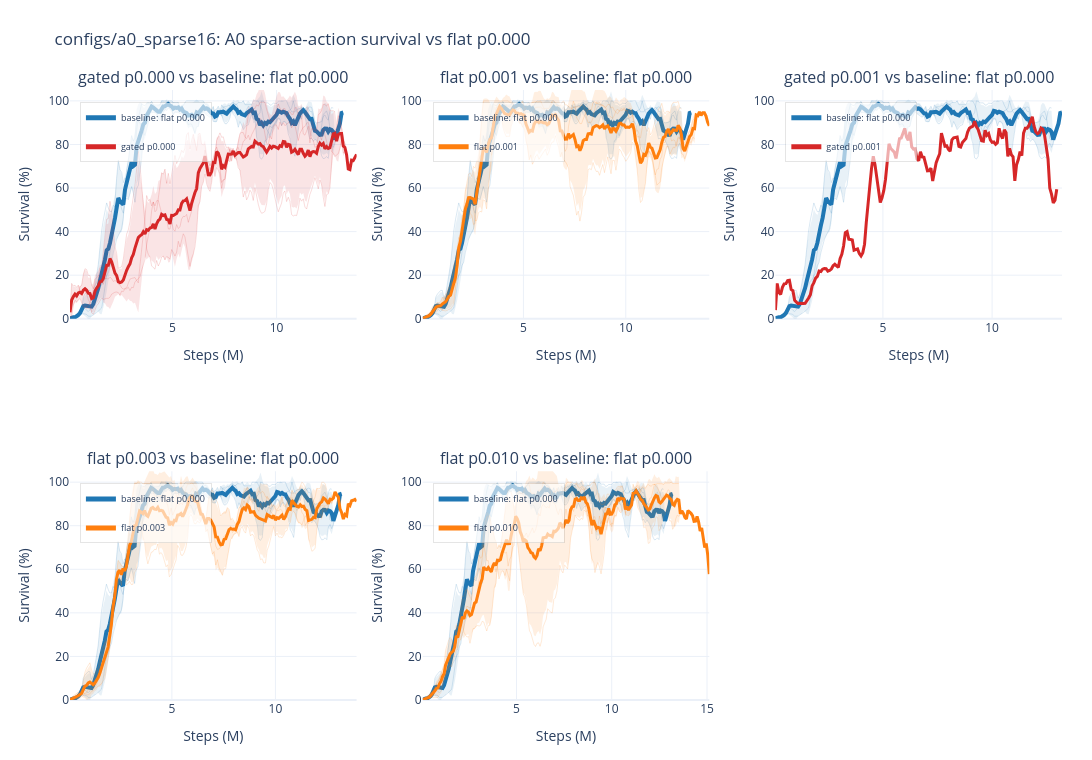

Notebook source saved alongside this figure:
### Markdown cell above
Assuming baseline = `a0_sparse16_flat_p000`.

| Run family | Displayed name | Intervention gate | Intervention penalty | Gate eval mode | Difference vs `a0_sparse16_flat_p000` |
|---|---|---|---:|---|---|
| `a0_sparse16_flat_p000` | flat p0.000 | `false` | `0.000` | `-` | Baseline: flat action setup with no intervention penalty and no gate |
| `a0_sparse16_flat_p001` | flat p0.001 | `false` | `0.001` | `-` | Flat with small action/intervention penalty |
| `a0_sparse16_flat_p003` | flat p0.003 | `false` | `0.003` | `-` | Flat with medium action/intervention penalty |
| `a0_sparse16_flat_p010` | flat p0.010 | `false` | `0.010` | `-` | Flat with large action/intervention penalty |
| `a0_sparse16_gated_p000` | gated p0.000 | `true` | `0.000` | `final_action_map` | Adds intervention gate without intervention penalty |
| `a0_sparse16_gated_p001` | gated p0.001 | `true` | `0.001` | `final_action_map` | Adds intervention gate plus small intervention penalty |
| `a0_sparse16_gated_p003` | gated p0.003 | `true` | `0.003` | `final_action_map` | Adds intervention gate plus medium intervention penalty |
| `a0_sparse16_gated_p010` | gated p0.010 | `true` | `0.010` | `final_action_map` | Adds intervention gate plus large intervention penalty |

Shared unless noted: MLP actor/critic, `[256,256,256]` / `[256,256,256]`, `norm_reward = true`, `init_do_nothing_prob = 0.0`, `entropy_coef = 0.01`, `total_timesteps = 20000000`, `eval_freq = 80000`.

### Code cell
a0_sparse16_result = wm.plot_a0_sparse16_survival()
a0_sparse16_result["fig"]

### Figure 1 — Plotly figure (JSON) as saved in the notebook; plotly's stock layout.template omitted (floating-point values rounded to 4 significant figures; data arrays with more than 128 entries replaced by an {"elided": "..."} marker saying what was removed)
{"data": [{"hovertemplate": "<b>a0_sparse16_flat_p000_s0</b><br>step: %{x:.2f}M<br>smoothed value: %{y:.3f}<extra></extra>", "legend": "legend", "legendgroup": "mean_subplot1:baseline: flat p0.000", "line": {"color": "#1f77b4", "dash": "solid", "width": 1}, "mode": "lines", "name": "baseline: flat p0.000 member", "opacity": 0.16, "showlegend": false, "type": "scatter", "x": {"elided": "161 float values"}, "xaxis": "x", "y": {"elided": "161 float values"}, "yaxis": "y"}, {"hovertemplate": "<b>a0_sparse16_flat_p000_s1</b><br>step: %{x:.2f}M<br>smoothed value: %{y:.3f}<extra></extra>", "legend": "legend", "legendgroup": "mean_subplot1:baseline: flat p0.000", "line": {"color": "#1f77b4", "dash": "solid", "width": 1}, "mode": "lines", "name": "baseline: flat p0.000 member", "opacity": 0.16, "showlegend": false, "type": "scatter", "x": {"elided": "159 float values"}, "xaxis": "x", "y": {"elided": "159 float values"}, "yaxis": "y"}, {"hovertemplate": "<b>a0_sparse16_flat_p000_s2</b><br>step: %{x:.2f}M<br>smoothed value: %{y:.3f}<extra></extra>", "legend": "legend", "legendgroup": "mean_subplot1:baseline: flat p0.000", "line": {"color": "#1f77b4", "dash": "solid", "width": 1}, "mode": "lines", "name": "baseline: flat p0.000 member", "opacity": 0.16, "showlegend": false, "type": "scatter", "x": {"elided": "165 float values"}, "xaxis": "x", "y": {"elided": "165 float values"}, "yaxis": "y"}, {"fill": "toself", "fillcolor": "rgba(31,119,180,0.1)", "hoverinfo": "skip", "legend": "legend", "legendgroup": "mean_subplot1:baseline: flat p0.000", "line": {"color": "rgba(0,0,0,0)", "width": 0}, "mode": "lines", "name": "baseline: flat p0.000 std", "showlegend": false, "type": "scatter", "x": {"elided": "330 float values"}, "xaxis": "x", "y": {"elided": "330 float values"}, "yaxis": "y"}, {"customdata": {"elided": "165 int values"}, "hovertemplate": "<b>baseline: flat p0.000</b><br>metric: test/charts/episodic_survival<br>runs at step: %{customdata}<br>step: %{x:.2f}M<br>mean of smoothed seeds: %{y:.3f}<extra></extra>", "legend": "legend", "legendgroup": "mean_subplot1:baseline: flat p0.000", "line": {"color": "#1f77b4", "dash": "solid", "width": 4}, "mode": "lines", "name": "baseline: flat p0.000", "opacity": 1, "showlegend": true, "type": "scatter", "x": {"elided": "165 float values"}, "xaxis": "x", "y": {"elided": "165 float values"}, "yaxis": "y"}, {"hovertemplate": "<b>a0_sparse16_gated_p000_s0</b><br>step: %{x:.2f}M<br>smoothed value: %{y:.3f}<extra></extra>", "legend": "legend", "legendgroup": "mean_subplot1:gated p0.000", "line": {"color": "#d62728", "dash": "solid", "width": 1}, "mode": "lines", "name": "gated p0.000 member", "opacity": 0.16, "showlegend": false, "type": "scatter", "x": {"elided": "167 float values"}, "xaxis": "x", "y": {"elided": "167 float values"}, "yaxis": "y"}, {"hovertemplate": "<b>a0_sparse16_gated_p000_s1</b><br>step: %{x:.2f}M<br>smoothed value: %{y:.3f}<extra></extra>", "legend": "legend", "legendgroup": "mean_subplot1:gated p0.000", "line": {"color": "#d62728", "dash": "solid", "width": 1}, "mode": "lines", "name": "gated p0.000 member", "opacity": 0.16, "showlegend": false, "type": "scatter", "x": {"elided": "173 float values"}, "xaxis": "x", "y": {"elided": "173 float values"}, "yaxis": "y"}, {"hovertemplate": "<b>a0_sparse16_gated_p000_s2</b><br>step: %{x:.2f}M<br>smoothed value: %{y:.3f}<extra></extra>", "legend": "legend", "legendgroup": "mean_subplot1:gated p0.000", "line": {"color": "#d62728", "dash": "solid", "width": 1}, "mode": "lines", "name": "gated p0.000 member", "opacity": 0.16, "showlegend": false, "type": "scatter", "x": {"elided": "160 float values"}, "xaxis": "x", "y": {"elided": "160 float values"}, "yaxis": "y"}, {"fill": "toself", "fillcolor": "rgba(214,39,40,0.12)", "hoverinfo": "skip", "legend": "legend", "legendgroup": "mean_subplot1:gated p0.000", "line": {"color": "rgba(0,0,0,0)", "width": 0}, "mode": "lines", "name": "gated p0.000 std", "showlegend": false, "type": "scatter", "x": {"elided": "346 float values"}, "xaxis": "x", "y": {"elided": "346 float values"}, "yaxis": "y"}, {"customdata": {"elided": "173 int values"}, "hovertemplate": "<b>gated p0.000</b><br>metric: test/charts/episodic_survival<br>runs at step: %{customdata}<br>step: %{x:.2f}M<br>mean of smoothed seeds: %{y:.3f}<extra></extra>", "legend": "legend", "legendgroup": "mean_subplot1:gated p0.000", "line": {"color": "#d62728", "dash": "solid", "width": 3}, "mode": "lines", "name": "gated p0.000", "opacity": 1, "showlegend": true, "type": "scatter", "x": {"elided": "173 float values"}, "xaxis": "x", "y": {"elided": "173 float values"}, "yaxis": "y"}, {"hovertemplate": "<b>a0_sparse16_flat_p000_s0</b><br>step: %{x:.2f}M<br>smoothed value: %{y:.3f}<extra></extra>", "legend": "legend2", "legendgroup": "mean_subplot2:baseline: flat p0.000", "line": {"color": "#1f77b4", "dash": "solid", "width": 1}, "mode": "lines", "name": "baseline: flat p0.000 member", "opacity": 0.16, "showlegend": false, "type": "scatter", "x": {"elided": "161 float values"}, "xaxis": "x2", "y": {"elided": "161 float values"}, "yaxis": "y2"}, {"hovertemplate": "<b>a0_sparse16_flat_p000_s1</b><br>step: %{x:.2f}M<br>smoothed value: %{y:.3f}<extra></extra>", "legend": "legend2", "legendgroup": "mean_subplot2:baseline: flat p0.000", "line": {"color": "#1f77b4", "dash": "solid", "width": 1}, "mode": "lines", "name": "baseline: flat p0.000 member", "opacity": 0.16, "showlegend": false, "type": "scatter", "x": {"elided": "159 float values"}, "xaxis": "x2", "y": {"elided": "159 float values"}, "yaxis": "y2"}, {"hovertemplate": "<b>a0_sparse16_flat_p000_s2</b><br>step: %{x:.2f}M<br>smoothed value: %{y:.3f}<extra></extra>", "legend": "legend2", "legendgroup": "mean_subplot2:baseline: flat p0.000", "line": {"color": "#1f77b4", "dash": "solid", "width": 1}, "mode": "lines", "name": "baseline: flat p0.000 member", "opacity": 0.16, "showlegend": false, "type": "scatter", "x": {"elided": "165 float values"}, "xaxis": "x2", "y": {"elided": "165 float values"}, "yaxis": "y2"}, {"fill": "toself", "fillcolor": "rgba(31,119,180,0.1)", "hoverinfo": "skip", "legend": "legend2", "legendgroup": "mean_subplot2:baseline: flat p0.000", "line": {"color": "rgba(0,0,0,0)", "width": 0}, "mode": "lines", "name": "baseline: flat p0.000 std", "showlegend": false, "type": "scatter", "x": {"elided": "330 float values"}, "xaxis": "x2", "y": {"elided": "330 float values"}, "yaxis": "y2"}, {"customdata": {"elided": "165 int values"}, "hovertemplate": "<b>baseline: flat p0.000</b><br>metric: test/charts/episodic_survival<br>runs at step: %{customdata}<br>step: %{x:.2f}M<br>mean of smoothed seeds: %{y:.3f}<extra></extra>", "legend": "legend2", "legendgroup": "mean_subplot2:baseline: flat p0.000", "line": {"color": "#1f77b4", "dash": "solid", "width": 4}, "mode": "lines", "name": "baseline: flat p0.000", "opacity": 1, "showlegend": true, "type": "scatter", "x": {"elided": "165 float values"}, "xaxis": "x2", "y": {"elided": "165 float values"}, "yaxis": "y2"}, {"hovertemplate": "<b>a0_sparse16_flat_p001_s0</b><br>step: %{x:.2f}M<br>smoothed value: %{y:.3f}<extra></extra>", "legend": "legend2", "legendgroup": "mean_subplot2:flat p0.001", "line": {"color": "#ff7f0e", "dash": "solid", "width": 1}, "mode": "lines", "name": "flat p0.001 member", "opacity": 0.16, "showlegend": false, "type": "scatter", "x": {"elided": "159 float values"}, "xaxis": "x2", "y": {"elided": "159 float values"}, "yaxis": "y2"}, {"hovertemplate": "<b>a0_sparse16_flat_p001_s1</b><br>step: %{x:.2f}M<br>smoothed value: %{y:.3f}<extra></extra>", "legend": "legend2", "legendgroup": "mean_subplot2:flat p0.001", "line": {"color": "#ff7f0e", "dash": "solid", "width": 1}, "mode": "lines", "name": "flat p0.001 member", "opacity": 0.16, "showlegend": false, "type": "scatter", "x": {"elided": "167 float values"}, "xaxis": "x2", "y": {"elided": "167 float values"}, "yaxis": "y2"}, {"hovertemplate": "<b>a0_sparse16_flat_p001_s2</b><br>step: %{x:.2f}M<br>smoothed value: %{y:.3f}<extra></extra>", "legend": "legend2", "legendgroup": "mean_subplot2:flat p0.001", "line": {"color": "#ff7f0e", "dash": "solid", "width": 1}, "mode": "lines", "name": "flat p0.001 member", "opacity": 0.16, "showlegend": false, "type": "scatter", "x": {"elided": "176 float values"}, "xaxis": "x2", "y": {"elided": "176 float values"}, "yaxis": "y2"}, {"fill": "toself", "fillcolor": "rgba(255,127,14,0.12)", "hoverinfo": "skip", "legend": "legend2", "legendgroup": "mean_subplot2:flat p0.001", "line": {"color": "rgba(0,0,0,0)", "width": 0}, "mode": "lines", "name": "flat p0.001 std", "showlegend": false, "type": "scatter", "x": {"elided": "352 float values"}, "xaxis": "x2", "y": {"elided": "352 float values"}, "yaxis": "y2"}, {"customdata": {"elided": "176 int values"}, "hovertemplate": "<b>flat p0.001</b><br>metric: test/charts/episodic_survival<br>runs at step: %{customdata}<br>step: %{x:.2f}M<br>mean of smoothed seeds: %{y:.3f}<extra></extra>", "legend": "legend2", "legendgroup": "mean_subplot2:flat p0.001", "line": {"color": "#ff7f0e", "dash": "solid", "width": 3}, "mode": "lines", "name": "flat p0.001", "opacity": 1, "showlegend": true, "type": "scatter", "x": {"elided": "176 float values"}, "xaxis": "x2", "y": {"elided": "176 float values"}, "yaxis": "y2"}, {"hovertemplate": "<b>a0_sparse16_flat_p000_s0</b><br>step: %{x:.2f}M<br>smoothed value: %{y:.3f}<extra></extra>", "legend": "legend3", "legendgroup": "mean_subplot3:baseline: flat p0.000", "line": {"color": "#1f77b4", "dash": "solid", "width": 1}, "mode": "lines", "name": "baseline: flat p0.000 member", "opacity": 0.16, "showlegend": false, "type": "scatter", "x": {"elided": "161 float values"}, "xaxis": "x3", "y": {"elided": "161 float values"}, "yaxis": "y3"}, {"hovertemplate": "<b>a0_sparse16_flat_p000_s1</b><br>step: %{x:.2f}M<br>smoothed value: %{y:.3f}<extra></extra>", "legend": "legend3", "legendgroup": "mean_subplot3:baseline: flat p0.000", "line": {"color": "#1f77b4", "dash": "solid", "width": 1}, "mode": "lines", "name": "baseline: flat p0.000 member", "opacity": 0.16, "showlegend": false, "type": "scatter", "x": {"elided": "159 float values"}, "xaxis": "x3", "y": {"elided": "159 float values"}, "yaxis": "y3"}, {"hovertemplate": "<b>a0_sparse16_flat_p000_s2</b><br>step: %{x:.2f}M<br>smoothed value: %{y:.3f}<extra></extra>", "legend": "legend3", "legendgroup": "mean_subplot3:baseline: flat p0.000", "line": {"color": "#1f77b4", "dash": "solid", "width": 1}, "mode": "lines", "name": "baseline: flat p0.000 member", "opacity": 0.16, "showlegend": false, "type": "scatter", "x": {"elided": "165 float values"}, "xaxis": "x3", "y": {"elided": "165 float values"}, "yaxis": "y3"}, {"fill": "toself", "fillcolor": "rgba(31,119,180,0.1)", "hoverinfo": "skip", "legend": "legend3", "legendgroup": "mean_subplot3:baseline: flat p0.000", "line": {"color": "rgba(0,0,0,0)", "width": 0}, "mode": "lines", "name": "baseline: flat p0.000 std", "showlegend": false, "type": "scatter", "x": {"elided": "330 float values"}, "xaxis": "x3", "y": {"elided": "330 float values"}, "yaxis": "y3"}, {"customdata": {"elided": "165 int values"}, "hovertemplate": "<b>baseline: flat p0.000</b><br>metric: test/charts/episodic_survival<br>runs at step: %{customdata}<br>step: %{x:.2f}M<br>mean of smoothed seeds: %{y:.3f}<extra></extra>", "legend": "legend3", "legendgroup": "mean_subplot3:baseline: flat p0.000", "line": {"color": "#1f77b4", "dash": "solid", "width": 4}, "mode": "lines", "name": "baseline: flat p0.000", "opacity": 1, "showlegend": true, "type": "scatter", "x": {"elided": "165 float values"}, "xaxis": "x3", "y": {"elided": "165 float values"}, "yaxis": "y3"}, {"hovertemplate": "<b>a0_sparse16_gated_p001_s0</b><br>step: %{x:.2f}M<br>smoothed value: %{y:.3f}<extra></extra>", "legend": "legend3", "legendgroup": "mean_subplot3:gated p0.001", "line": {"color": "#d62728", "dash": "solid", "width": 1}, "mode": "lines", "name": "gated p0.001 member", "opacity": 0.16, "showlegend": false, "type": "scatter", "x": {"elided": "162 float values"}, "xaxis": "x3", "y": {"elided": "162 float values"}, "yaxis": "y3"}, {"customdata": {"elided": "162 int values"}, "hovertemplate": "<b>gated p0.001</b><br>metric: test/charts/episodic_survival<br>runs at step: %{customdata}<br>step: %{x:.2f}M<br>mean of smoothed seeds: %{y:.3f}<extra></extra>", "legend": "legend3", "legendgroup": "mean_subplot3:gated p0.001", "line": {"color": "#d62728", "dash": "solid", "width": 3}, "mode": "lines", "name": "gated p0.001", "opacity": 1, "showlegend": true, "type": "scatter", "x": {"elided": "162 float values"}, "xaxis": "x3", "y": {"elided": "162 float values"}, "yaxis": "y3"}, {"hovertemplate": "<b>a0_sparse16_flat_p000_s0</b><br>step: %{x:.2f}M<br>smoothed value: %{y:.3f}<extra></extra>", "legend": "legend4", "legendgroup": "mean_subplot4:baseline: flat p0.000", "line": {"color": "#1f77b4", "dash": "solid", "width": 1}, "mode": "lines", "name": "baseline: flat p0.000 member", "opacity": 0.16, "showlegend": false, "type": "scatter", "x": {"elided": "161 float values"}, "xaxis": "x4", "y": {"elided": "161 float values"}, "yaxis": "y4"}, {"hovertemplate": "<b>a0_sparse16_flat_p000_s1</b><br>step: %{x:.2f}M<br>smoothed value: %{y:.3f}<extra></extra>", "legend": "legend4", "legendgroup": "mean_subplot4:baseline: flat p0.000", "line": {"color": "#1f77b4", "dash": "solid", "width": 1}, "mode": "lines", "name": "baseline: flat p0.000 member", "opacity": 0.16, "showlegend": false, "type": "scatter", "x": {"elided": "159 float values"}, "xaxis": "x4", "y": {"elided": "159 float values"}, "yaxis": "y4"}, {"hovertemplate": "<b>a0_sparse16_flat_p000_s2</b><br>step: %{x:.2f}M<br>smoothed value: %{y:.3f}<extra></extra>", "legend": "legend4", "legendgroup": "mean_subplot4:baseline: flat p0.000", "line": {"color": "#1f77b4", "dash": "solid", "width": 1}, "mode": "lines", "name": "baseline: flat p0.000 member", "opacity": 0.16, "showlegend": false, "type": "scatter", "x": {"elided": "165 float values"}, "xaxis": "x4", "y": {"elided": "165 float values"}, "yaxis": "y4"}, {"fill": "toself", "fillcolor": "rgba(31,119,180,0.1)", "hoverinfo": "skip", "legend": "legend4", "legendgroup": "mean_subplot4:baseline: flat p0.000", "line": {"color": "rgba(0,0,0,0)", "width": 0}, "mode": "lines", "name": "baseline: flat p0.000 std", "showlegend": false, "type": "scatter", "x": {"elided": "330 float values"}, "xaxis": "x4", "y": {"elided": "330 float values"}, "yaxis": "y4"}, {"customdata": {"elided": "165 int values"}, "hovertemplate": "<b>baseline: flat p0.000</b><br>metric: test/charts/episodic_survival<br>runs at step: %{customdata}<br>step: %{x:.2f}M<br>mean of smoothed seeds: %{y:.3f}<extra></extra>", "legend": "legend4", "legendgroup": "mean_subplot4:baseline: flat p0.000", "line": {"color": "#1f77b4", "dash": "solid", "width": 4}, "mode": "lines", "name": "baseline: flat p0.000", "opacity": 1, "showlegend": true, "type": "scatter", "x": {"elided": "165 float values"}, "xaxis": "x4", "y": {"elided": "165 float values"}, "yaxis": "y4"}, {"hovertemplate": "<b>a0_sparse16_flat_p003_s0</b><br>step: %{x:.2f}M<br>smoothed value: %{y:.3f}<extra></extra>", "legend": "legend4", "legendgroup": "mean_subplot4:flat p0.003", "line": {"color": "#ff7f0e", "dash": "solid", "width": 1}, "mode": "lines", "name": "flat p0.003 member", "opacity": 0.16, "showlegend": false, "type": "scatter", "x": {"elided": "156 float values"}, "xaxis": "x4", "y": {"elided": "156 float values"}, "yaxis": "y4"}, {"hovertemplate": "<b>a0_sparse16_flat_p003_s1</b><br>step: %{x:.2f}M<br>smoothed value: %{y:.3f}<extra></extra>", "legend": "legend4", "legendgroup": "mean_subplot4:flat p0.003", "line": {"color": "#ff7f0e", "dash": "solid", "width": 1}, "mode": "lines", "name": "flat p0.003 member", "opacity": 0.16, "showlegend": false, "type": "scatter", "x": {"elided": "159 float values"}, "xaxis": "x4", "y": {"elided": "159 float values"}, "yaxis": "y4"}, {"hovertemplate": "<b>a0_sparse16_flat_p003_s2</b><br>step: %{x:.2f}M<br>smoothed value: %{y:.3f}<extra></extra>", "legend": "legend4", "legendgroup": "mean_subplot4:flat p0.003", "line": {"color": "#ff7f0e", "dash": "solid", "width": 1}, "mode": "lines", "name": "flat p0.003 member", "opacity": 0.16, "showlegend": false, "type": "scatter", "x": {"elided": "174 float values"}, "xaxis": "x4", "y": {"elided": "174 float values"}, "yaxis": "y4"}, {"fill": "toself", "fillcolor": "rgba(255,127,14,0.12)", "hoverinfo": "skip", "legend": "legend4", "legendgroup": "mean_subplot4:flat p0.003", "line": {"color": "rgba(0,0,0,0)", "width": 0}, "mode": "lines", "name": "flat p0.003 std", "showlegend": false, "type": "scatter", "x": {"elided": "348 float values"}, "xaxis": "x4", "y": {"elided": "348 float values"}, "yaxis": "y4"}, {"customdata": {"elided": "174 int values"}, "hovertemplate": "<b>flat p0.003</b><br>metric: test/charts/episodic_survival<br>runs at step: %{customdata}<br>step: %{x:.2f}M<br>mean of smoothed seeds: %{y:.3f}<extra></extra>", "legend": "legend4", "legendgroup": "mean_subplot4:flat p0.003", "line": {"color": "#ff7f0e", "dash": "solid", "width": 3}, "mode": "lines", "name": "flat p0.003", "opacity": 1, "showlegend": true, "type": "scatter", "x": {"elided": "174 float values"}, "xaxis": "x4", "y": {"elided": "174 float values"}, "yaxis": "y4"}, {"hovertemplate": "<b>a0_sparse16_flat_p000_s0</b><br>step: %{x:.2f}M<br>smoothed value: %{y:.3f}<extra></extra>", "legend": "legend5", "legendgroup": "mean_subplot5:baseline: flat p0.000", "line": {"color": "#1f77b4", "dash": "solid", "width": 1}, "mode": "lines", "name": "baseline: flat p0.000 member", "opacity": 0.16, "showlegend": false, "type": "scatter", "x": {"elided": "161 float values"}, "xaxis": "x5", "y": {"elided": "161 float values"}, "yaxis": "y5"}, {"hovertemplate": "<b>a0_sparse16_flat_p000_s1</b><br>step: %{x:.2f}M<br>smoothed value: %{y:.3f}<extra></extra>", "legend": "legend5", "legendgroup": "mean_subplot5:baseline: flat p0.000", "line": {"color": "#1f77b4", "dash": "solid", "width": 1}, "mode": "lines", "name": "baseline: flat p0.000 member", "opacity": 0.16, "showlegend": false, "type": "scatter", "x": {"elided": "159 float values"}, "xaxis": "x5", "y": {"elided": "159 float values"}, "yaxis": "y5"}, {"hovertemplate": "<b>a0_sparse16_flat_p000_s2</b><br>step: %{x:.2f}M<br>smoothed value: %{y:.3f}<extra></extra>", "legend": "legend5", "legendgroup": "mean_subplot5:baseline: flat p0.000", "line": {"color": "#1f77b4", "dash": "solid", "width": 1}, "mode": "lines", "name": "baseline: flat p0.000 member", "opacity": 0.16, "showlegend": false, "type": "scatter", "x": {"elided": "165 float values"}, "xaxis": "x5", "y": {"elided": "165 float values"}, "yaxis": "y5"}, {"fill": "toself", "fillcolor": "rgba(31,119,180,0.1)", "hoverinfo": "skip", "legend": "legend5", "legendgroup": "mean_subplot5:baseline: flat p0.000", "line": {"color": "rgba(0,0,0,0)", "width": 0}, "mode": "lines", "name": "baseline: flat p0.000 std", "showlegend": false, "type": "scatter", "x": {"elided": "330 float values"}, "xaxis": "x5", "y": {"elided": "330 float values"}, "yaxis": "y5"}, {"customdata": {"elided": "165 int values"}, "hovertemplate": "<b>baseline: flat p0.000</b><br>metric: test/charts/episodic_survival<br>runs at step: %{customdata}<br>step: %{x:.2f}M<br>mean of smoothed seeds: %{y:.3f}<extra></extra>", "legend": "legend5", "legendgroup": "mean_subplot5:baseline: flat p0.000", "line": {"color": "#1f77b4", "dash": "solid", "width": 4}, "mode": "lines", "name": "baseline: flat p0.000", "opacity": 1, "showlegend": true, "type": "scatter", "x": {"elided": "165 float values"}, "xaxis": "x5", "y": {"elided": "165 float values"}, "yaxis": "y5"}, {"hovertemplate": "<b>a0_sparse16_flat_p010_s0</b><br>step: %{x:.2f}M<br>smoothed value: %{y:.3f}<extra></extra>", "legend": "legend5", "legendgroup": "mean_subplot5:flat p0.010", "line": {"color": "#ff7f0e", "dash": "solid", "width": 1}, "mode": "lines", "name": "flat p0.010 member", "opacity": 0.16, "showlegend": false, "type": "scatter", "x": {"elided": "166 float values"}, "xaxis": "x5", "y": {"elided": "166 float values"}, "yaxis": "y5"}, {"hovertemplate": "<b>a0_sparse16_flat_p010_s1</b><br>step: %{x:.2f}M<br>smoothed value: %{y:.3f}<extra></extra>", "legend": "legend5", "legendgroup": "mean_subplot5:flat p0.010", "line": {"color": "#ff7f0e", "dash": "solid", "width": 1}, "mode": "lines", "name": "flat p0.010 member", "opacity": 0.16, "showlegend": false, "type": "scatter", "x": {"elided": "189 float values"}, "xaxis": "x5", "y": {"elided": "189 float values"}, "yaxis": "y5"}, {"hovertemplate": "<b>a0_sparse16_flat_p010_s2</b><br>step: %{x:.2f}M<br>smoothed value: %{y:.3f}<extra></extra>", "legend": "legend5", "legendgroup": "mean_subplot5:flat p0.010", "line": {"color": "#ff7f0e", "dash": "solid", "width": 1}, "mode": "lines", "name": "flat p0.010 member", "opacity": 0.16, "showlegend": false, "type": "scatter", "x": {"elided": "169 float values"}, "xaxis": "x5", "y": {"elided": "169 float values"}, "yaxis": "y5"}, {"fill": "toself", "fillcolor": "rgba(255,127,14,0.12)", "hoverinfo": "skip", "legend": "legend5", "legendgroup": "mean_subplot5:flat p0.010", "line": {"color": "rgba(0,0,0,0)", "width": 0}, "mode": "lines", "name": "flat p0.010 std", "showlegend": false, "type": "scatter", "x": {"elided": "378 float values"}, "xaxis": "x5", "y": {"elided": "378 float values"}, "yaxis": "y5"}, {"customdata": {"elided": "189 int values"}, "hovertemplate": "<b>flat p0.010</b><br>metric: test/charts/episodic_survival<br>runs at step: %{customdata}<br>step: %{x:.2f}M<br>mean of smoothed seeds: %{y:.3f}<extra></extra>", "legend": "legend5", "legendgroup": "mean_subplot5:flat p0.010", "line": {"color": "#ff7f0e", "dash": "solid", "width": 3}, "mode": "lines", "name": "flat p0.010", "opacity": 1, "showlegend": true, "type": "scatter", "x": {"elided": "189 float values"}, "xaxis": "x5", "y": {"elided": "189 float values"}, "yaxis": "y5"}], "layout": {"annotations": [{"font": {"size": 16}, "showarrow": false, "text": "gated p0.000 vs baseline: flat p0.000", "x": 0.1444, "xanchor": "center", "xref": "paper", "y": 1, "yanchor": "bottom", "yref": "paper"}, {"font": {"size": 16}, "showarrow": false, "text": "flat p0.001 vs baseline: flat p0.000", "x": 0.5, "xanchor": "center", "xref": "paper", "y": 1, "yanchor": "bottom", "yref": "paper"}, {"font": {"size": 16}, "showarrow": false, "text": "gated p0.001 vs baseline: flat p0.000", "x": 0.8556, "xanchor": "center", "xref": "paper", "y": 1, "yanchor": "bottom", "yref": "paper"}, {"font": {"size": 16}, "showarrow": false, "text": "flat p0.003 vs baseline: flat p0.000", "x": 0.1444, "xanchor": "center", "xref": "paper", "y": 0.375, "yanchor": "bottom", "yref": "paper"}, {"font": {"size": 16}, "showarrow": false, "text": "flat p0.010 vs baseline: flat p0.000", "x": 0.5, "xanchor": "center", "xref": "paper", "y": 0.375, "yanchor": "bottom", "yref": "paper"}], "height": 760, "hovermode": "x unified", "legend": {"bgcolor": "rgba(255,255,255,0.62)", "bordercolor": "rgba(0,0,0,0.10)", "borderwidth": 1, "font": {"size": 9}, "itemsizing": "constant", "orientation": "v", "x": 0.01, "xanchor": "left", "y": 0.98, "yanchor": "top"}, "legend2": {"bgcolor": "rgba(255,255,255,0.62)", "bordercolor": "rgba(0,0,0,0.10)", "borderwidth": 1, "font": {"size": 9}, "itemsizing": "constant", "orientation": "v", "x": 0.3656, "xanchor": "left", "y": 0.98, "yanchor": "top"}, "legend3": {"bgcolor": "rgba(255,255,255,0.62)", "bordercolor": "rgba(0,0,0,0.10)", "borderwidth": 1, "font": {"size": 9}, "itemsizing": "constant", "orientation": "v", "x": 0.7211, "xanchor": "left", "y": 0.98, "yanchor": "top"}, "legend4": {"bgcolor": "rgba(255,255,255,0.62)", "bordercolor": "rgba(0,0,0,0.10)", "borderwidth": 1, "font": {"size": 9}, "itemsizing": "constant", "orientation": "v", "x": 0.01, "xanchor": "left", "y": 0.355, "yanchor": "top"}, "legend5": {"bgcolor": "rgba(255,255,255,0.62)", "bordercolor": "rgba(0,0,0,0.10)", "borderwidth": 1, "font": {"size": 9}, "itemsizing": "constant", "orientation": "v", "x": 0.3656, "xanchor": "left", "y": 0.355, "yanchor": "top"}, "margin": {"b": 60, "l": 70, "r": 30, "t": 90}, "showlegend": true, "title": {"text": "configs/a0_sparse16: A0 sparse-action survival vs flat p0.000"}, "width": 1700, "xaxis": {"anchor": "y", "domain": [0, 0.2889], "title": {"text": "Steps (M)"}}, "xaxis2": {"anchor": "y2", "domain": [0.3556, 0.6444], "title": {"text": "Steps (M)"}}, "xaxis3": {"anchor": "y3", "domain": [0.7111, 1], "title": {"text": "Steps (M)"}}, "xaxis4": {"anchor": "y4", "domain": [0, 0.2889], "title": {"text": "Steps (M)"}}, "xaxis5": {"anchor": "y5", "domain": [0.3556, 0.6444], "title": {"text": "Steps (M)"}}, "xaxis6": {"anchor": "y6", "domain": [0.7111, 1]}, "yaxis": {"anchor": "x", "domain": [0.625, 1], "range": [0, 105], "title": {"text": "Survival (%)"}}, "yaxis2": {"anchor": "x2", "domain": [0.625, 1], "range": [0, 105], "title": {"text": "Survival (%)"}}, "yaxis3": {"anchor": "x3", "domain": [0.625, 1], "range": [0, 105], "title": {"text": "Survival (%)"}}, "yaxis4": {"anchor": "x4", "domain": [0, 0.375], "range": [0, 105], "title": {"text": "Survival (%)"}}, "yaxis5": {"anchor": "x5", "domain": [0, 0.375], "range": [0, 105], "title": {"text": "Survival (%)"}}, "yaxis6": {"anchor": "x6", "domain": [0, 0.375]}}}
